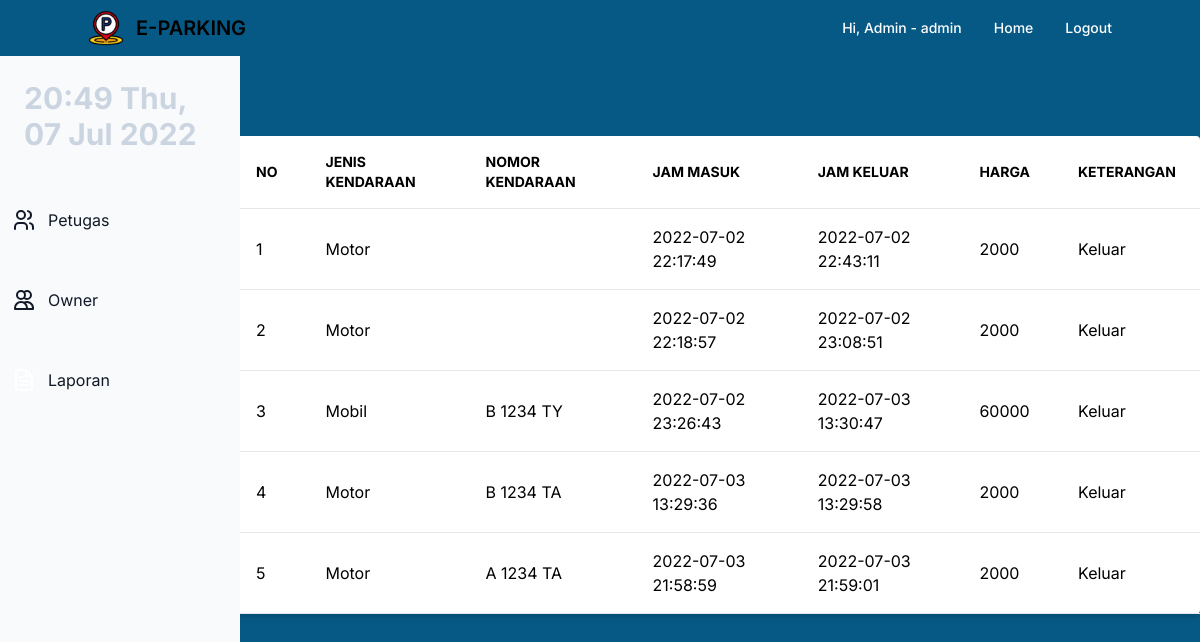
The page /admin/index.php?page=laporan (signed in) on the database its author committed.
### tables this page shows
CREATE TABLE `kendaraan` (
  `kendaraan_id` int(10) NOT NULL,
  `jenis_id` int(10) NOT NULL,
  `nomor_polisi` varchar(250) NOT NULL,
  `tempat_parkir` varchar(20) NOT NULL,
  `waktu_masuk` datetime NOT NULL,
  `waktu_keluar` datetime NOT NULL,
  `harga` int(10) NOT NULL,
  `keterangan` enum('Masuk','Keluar') NOT NULL
);

CREATE TABLE `jeniskendaraan` (
  `jenis_id` int(10) NOT NULL,
  `jeniskendaraan` varchar(150) NOT NULL,
  `status` enum('on','off') NOT NULL,
  `bayar` int(10) NOT NULL
);

### config/function.php (called while the page is built)
<?php
include_once 'config.php';
function query($query){
	global $config;
	$result= mysqli_query($config, $query);
	$rows=[];
	while ($row = mysqli_fetch_assoc($result)) {
		$rows[]= $row;
	}
	return $rows;
 }
 ?>

### admin/laporan.php (the view, shortened to what this page needs)
<?php
include_once("../config/config.php");
include_once '../config/function.php';
$masuk = query("SELECT * FROM `kendaraan` INNER JOIN  jeniskendaraan ON kendaraan.jenis_id = jeniskendaraan.jenis_id WHERE keterangan = 'Keluar' ORDER BY keterangan ASC");
?>
    <div class="w-screen-2/3 ml-[12.5rem] pl-[2rem] mt-[5rem]">
        <div class="bg-white shadow-md rounded my-6">
        <form action=" " methode="post">
            <table class="text-left w-full border-collapse">
                <thead>
                    <tr>
                        <th
                            class="py-4 px-6 bg-grey-lightest font-bold uppercase text-sm text-grey-dark border-b border-grey-light">
                            No</th>
                        <th
                            class="py-4 px-6 bg-grey-lightest font-bold uppercase text-sm text-grey-dark border-b border-grey-light">
                            Jenis Kendaraan</th>
                        <th
                            class="py-4 px-6 bg-grey-lightest font-bold uppercase text-sm text-grey-dark border-b border-grey-light">
                            Nomor Kendaraan</th>
                        <th
                            class="py-4 px-6 bg-grey-lightest font-bold uppercase text-sm text-grey-dark border-b border-grey-light">
                            Jam Masuk</th>
                        <th
                            class="py-4 px-6 bg-grey-lightest font-bold uppercase text-sm text-grey-dark border-b border-grey-light">
                            Jam Keluar</th>
                        <th
                            class="py-4 px-6 bg-grey-lightest font-bold uppercase text-sm text-grey-dark border-b border-grey-light">
                            Harga</th>
                        <th
                            class="py-4 px-6 bg-grey-lightest font-bold uppercase text-sm text-grey-dark border-b border-grey-light">
                            Keterangan</th>
                    </tr>
                </thead>
                <?php $i =1; ?>
                <?php foreach ($masuk as $msk): ?>
                <tbody>
                    <tr class="hover:bg-grey-lighter">
                        <td class="py-4 px-6 border-b border-grey-light">
                            <?php echo $i ?></td>
                        <td class="py-4 px-6 border-b border-grey-light">
                            <?php echo $msk ["jeniskendaraan"]?></td>
                        <td class="py-4 px-6 border-b border-grey-light">
                            <?php echo $msk ["nomor_polisi"]?></td>
                        <td class="py-4 px-6 border-b border-grey-light">
                            <?php echo $msk ["waktu_masuk"]?></td>
                        <td class="py-4 px-6 border-b border-grey-light">
                            <?php echo $msk ["waktu_keluar"]?></td>
                        <td class="py-4 px-6 border-b border-grey-light">
                            <?php echo $msk ["harga"]?></td>
                        <td class="py-4 px-6 border-b border-grey-light">
                            <?php echo $msk ["keterangan"]?></td>
                    </tr>
                    <?php $i++; ?>
                    <?php endforeach ?>
                </tbody>
            </table>
        </form>
    </div>
</div>
</body>
</html>

### admin/index.php (shortened to what this page needs)
<!DOCTYPE html>
<html lang="en">
<head>
    <link href="https://unpkg.com/tailwindcss@^1.0/dist/tailwind.min.css" rel="stylesheet">
    <link rel="stylesheet" href="https://cdnjs.cloudflare.com/ajax/libs/font-awesome/6.0.0/css/all.min.css" />
    <link rel="stylesheet" href="https://cdn.jsdelivr.net/npm/tw-elements/dist/css/index.min.css" />
    <script src="https://cdn.tailwindcss.com"></script>
</head>
<?php
$waktu = date('H:i');
$tanggal = date('D, d M Y');
?>
<body class="flex flex-col min-h-screen bg-sky-800 ">
    <div>
        <nav class="border-gray-200 px-2 sm:px-4 py-2.5 dark:bg-gray-800">
            <div class="container flex flex-wrap justify-between items-center mx-auto">
                <a href="index.php" class="flex items-center">
                    <img src="../assets/img/parking-location.png" class="mr-3 h-6 sm:h-9" alt="Flowbite Logo" />
                    <span class="self-center text-xl font-semibold whitespace-nowrap dark:text-white">E-PARKING</span>
                </a>
                <div class="hidden w-full md:block md:w-auto" id="mobile-menu">
                    <ul class="flex flex-col mt-4 md:flex-row md:space-x-8 md:mt-0 md:text-sm md:font-medium">
                        <li>
                            <a href="#"
                                class="block py-2 pr-4 pl-3 text-white bg-white-700 rounded md:bg-transparent md:text-white-700 md:p-0 dark:text-white"
                                aria-current="page">
                                Hi, <?php echo $_SESSION['level'];?> - <?php echo $_SESSION['username']; ?></a>
                        </li>
                        <li>
                            <a href="index.php"
                                class="block py-2 pr-4 pl-3 text-white bg-white-700 rounded md:bg-transparent md:text-white-700 md:p-0 dark:text-white"
                                aria-current="page">
                                Home</a>
                        </li>
                        <li>
                            <a href="../logout.php"
                                class="block py-2 pr-4 pl-3 text-white bg-white-700 rounded md:bg-transparent md:text-white-700 md:p-0 dark:text-white"
                                aria-current="page">
                                Logout</a>
                        </li>
                    </ul>
                </div>
            </div>
        </nav>
        <aside class="w-60 absolute -z-70">
            <div class="py-4 px-1 bg-gray-50 dark:bg-gray-600">
                <ul class="space-y-10 h-[120vh]">
                    <li>
                        <a href="#" class="flex items-center p-2 text-base font-normal ">
                            <span class="ml-3 text-slate-300 font-bold text-3xl"><?= $waktu ?> <?= $tanggal ?>
                            </span>
                        </a>
                    </li>
                    <li>
                        <a href="./index.php?page=data_petugas"
                            class="flex items-center p-2 text-base font-normal text-gray-900 rounded-lg dark:text-white hover:bg-gray-100 dark:hover:bg-gray-700">
                            <span class="flex-1 ml-3 whitespace-nowrap">Petugas</span>
                        </a>
                    </li>
                    <li>
                        <a href="./index.php?page=data_owner"
                            class="flex items-center p-2 text-base font-normal text-gray-900 rounded-lg dark:text-white hover:bg-gray-100 dark:hover:bg-gray-700">
                            <svg class="h-6 w-6 text-white-400"  fill="none" viewBox="0 0 24 24" stroke="currentColor">
                            <path stroke-linecap="round" stroke-linejoin="round" stroke-width="2" d="M12 4.354a4 4 0 110 5.292M15 21H3v-1a6 6 0 0112 0v1zm0 0h6v-1a6 6 0 00-9-5.197M13 7a4 4 0 11-8 0 4 4 0 018 0z"/>
                            </svg>
                           <span class="flex-1 ml-3 whitespace-nowrap">Owner</span>
                        </a>
                    </li>
                    <li>
                        <a href="./index.php?page=laporan"
                            class="flex items-center p-2 text-base font-normal text-gray-900 rounded-lg dark:text-white hover:bg-gray-100 dark:hover:bg-gray-700">
                            <span class="flex-1 ml-3 whitespace-nowrap">Laporan</span>
                        </a>
                    </li>
        </aside>
        <?php
if(isset($_GET['page']))
{
    $page=$_GET['page'];
    switch ($page) {
        case 'laporan':
            include('laporan.php');
        break;
  }
}
?>
</body>
</html>

### rows shown on the page
kendaraan: jenis.jeniskendaraan "Motor", waktu_masuk "2022-07-02 22:17:49", waktu_keluar "2022-07-02 22:43:11", harga "2000", keterangan "Keluar"
kendaraan: jenis.jeniskendaraan "Motor", waktu_masuk "2022-07-02 22:18:57", waktu_keluar "2022-07-02 23:08:51", harga "2000", keterangan "Keluar"
kendaraan: jenis.jeniskendaraan "Mobil", nomor_polisi "B 1234 TY", waktu_masuk "2022-07-02 23:26:43", waktu_keluar "2022-07-03 13:30:47", harga "60000", keterangan "Keluar"
kendaraan: jenis.jeniskendaraan "Motor", nomor_polisi "B 1234 TA", waktu_masuk "2022-07-03 13:29:36", waktu_keluar "2022-07-03 13:29:58", harga "2000", keterangan "Keluar"
kendaraan: jenis.jeniskendaraan "Motor", nomor_polisi "A 1234 TA", waktu_masuk "2022-07-03 21:58:59", waktu_keluar "2022-07-03 21:59:01", harga "2000", keterangan "Keluar"

### other values the page prints
$_SESSION['level'] "Admin"
$_SESSION['username'] "admin"
